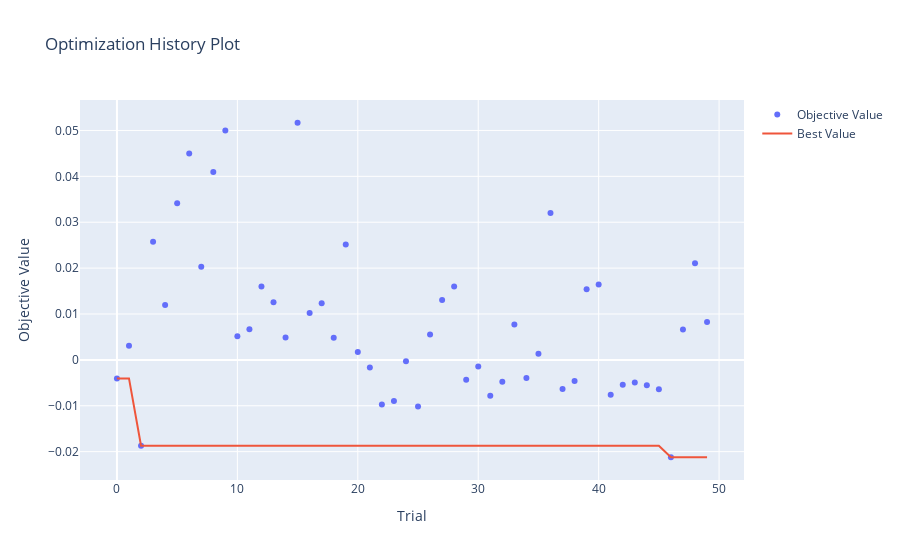

The notebook cell saved with this chart:
### Code cell
plot_optimization_history(study)
